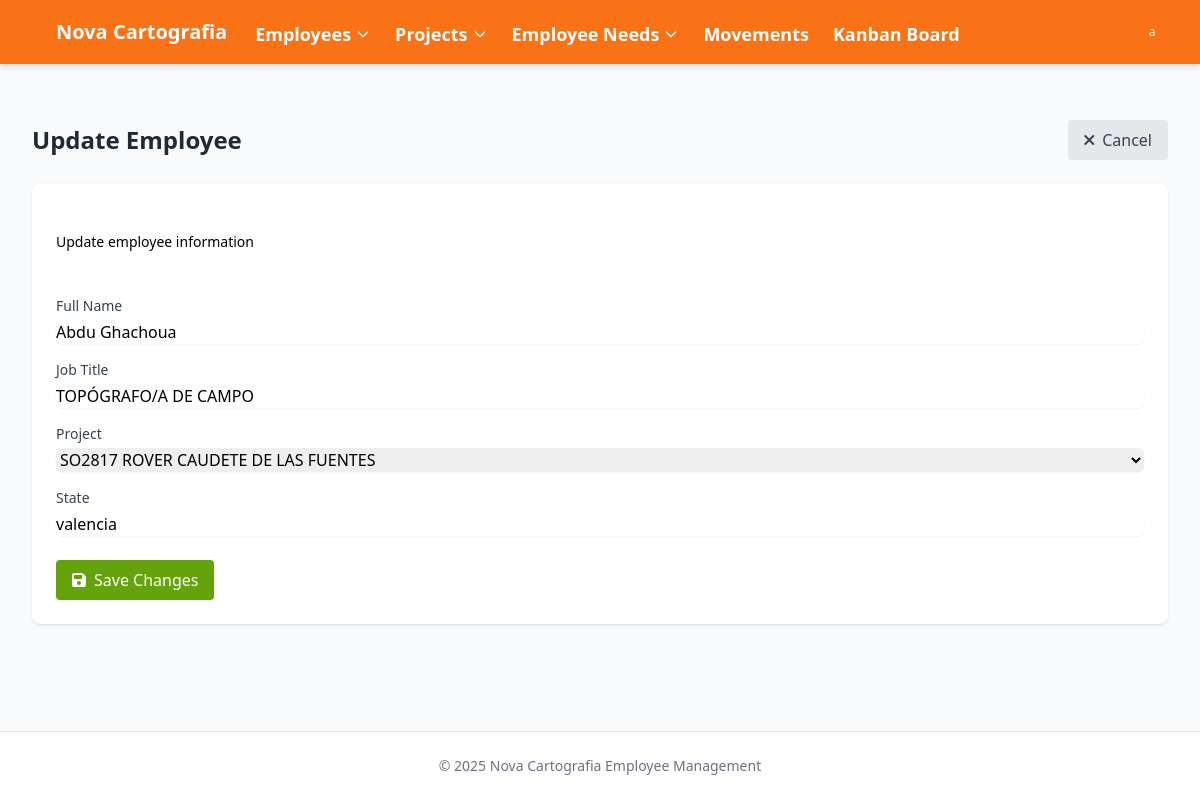
Before: /employees/1/edit/ (signed in) with the older database file.
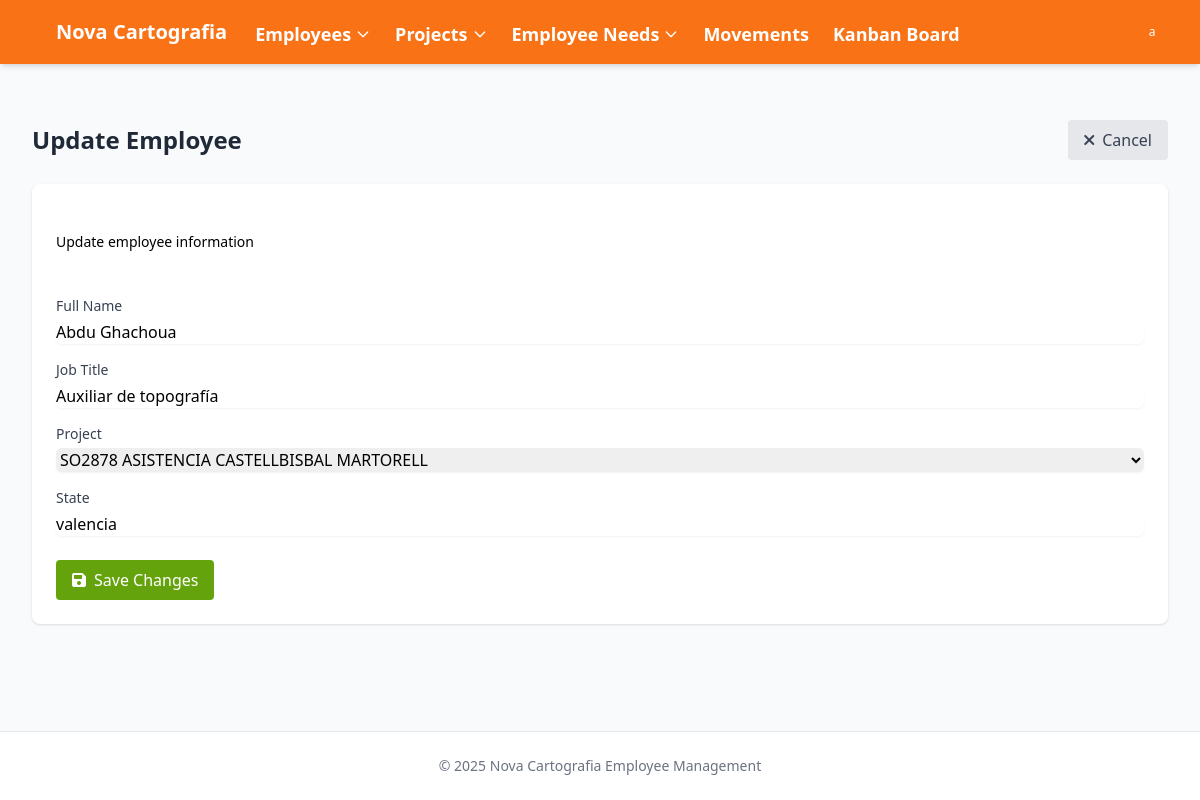
After: the same page with the newer database file.
### novacartografia_employee_management/models.py (models this page shows, shortened)
class Employee(models.Model):
    name = models.CharField(max_length=100)
    job = models.CharField(max_length=100)
    project_id = models.ForeignKey(Project, on_delete=models.SET_NULL, related_name='employee_set', blank=True, null=True)
    state = models.CharField(max_length=50, default='valencia',
            choices=[
                ('alava', 'Álava'),
                ('albacete', 'Albacete'),
                ('alicante', 'Alicante'),
                ('almeria', 'Almería'),
                ('asturias', 'Asturias'),
                ('avila', 'Ávila'),
                ('badajoz', 'Badajoz'),
                ('barcelona', 'Barcelona'),
                ('burgos', 'Burgos'),
                ('caceres', 'Cáceres'),
                ('cadiz', 'Cádiz'),
                ('cantabria', 'Cantabria'),
                ('castellon', 'Castellón'),
                ('ceuta', 'Ceuta'),
                ('ciudad_real', 'Ciudad Real'),
                ('cordoba', 'Córdoba'),
                ('cuenca', 'Cuenca'),
                ('gerona', 'Gerona'),
                ('granada', 'Granada'),
                ('guadalajara', 'Guadalajara'),
                ('guipuzcoa', 'Guipúzcoa'),
                ('huelva', 'Huelva'),
                ('huesca', 'Huesca'),
                ('islas_baleares', 'Islas Baleares'),
                ('jaen', 'Jaén'),
                ('la_coruna', 'La Coruña'),
                ('la_rioja', 'La Rioja'),
                ('las_palmas', 'Las Palmas'),
                ('leon', 'León'),
                ('lerida', 'Lérida'),
                ('lugo', 'Lugo'),
                ('madrid', 'Madrid'),
                ('malaga', 'Málaga'),
                ('melilla', 'Melilla'),
                ('murcia', 'Murcia'),
                ('navarra', 'Navarra'),
                ('orense', 'Orense'),
                ('palencia', 'Palencia'),
                ('pontevedra', 'Pontevedra'),
                ('salamanca', 'Salamanca'),
                ('santa_cruz_de_tenerife', 'Santa Cruz de Tenerife'),
                ('segovia', 'Segovia'),
                ('sevilla', 'Sevilla'),
                ('soria', 'Soria'),
                ('tarragona', 'Tarragona'),
                ('teruel', 'Teruel'),
                ('toledo', 'Toledo'),
                ('valencia', 'Valencia'),
                ('valladolid', 'Valladolid'),
                ('vizcaya', 'Vizcaya'),
                ('zamora', 'Zamora'),
                ('zaragoza', 'Zaragoza'),])

### novacartografia_employee_management/views.py (the view)
# urls.py: path('employees/<int:pk>/edit/', views.employee_update, name='employee_update'),
@login_required
def employee_update(request, pk):
    employee = get_object_or_404(Employee, pk=pk)
    if request.method == 'POST':
        form = EmployeeForm(request.POST, instance=employee)
        if form.is_valid():
            form.save()
            messages.success(request, f'Employee "{employee.name}" has been updated successfully.')
            return redirect('kanban_board')
    else:
        form = EmployeeForm(instance=employee)
    return render(request, 'novacartografia_employee_management/employee_form.html', {
        'form': form,
        'employee': employee,
        'title': 'Update Employee',
        'button_text': 'Save Changes',
        'is_new': False
    })

### novacartografia_employee_management/forms.py (shortened to what this page needs)
class EmployeeForm(forms.ModelForm):
    class Meta:
        model = Employee
        fields = ['name', 'job', 'project_id', 'state']
        labels = {
            'name': 'Full Name',
            'job': 'Job Title',
            'project_id': 'Project',
            'state': 'State'
        }
        widgets = {
            'name': forms.TextInput(attrs={'placeholder': 'Enter employee name'}),
            'job': forms.TextInput(attrs={'placeholder': 'Enter job title'}),
            'project': forms.Select(attrs={'placeholder': 'Select project'}),
            'state': forms.TextInput(attrs={'placeholder': 'Enter state'}),
        }
    def __init__(self, *args, **kwargs):
        super().__init__(*args, **kwargs)
        for field_name, field in self.fields.items():
            field.widget.attrs.update({
                'class': 'mt-1 block w-full rounded-md border-gray-300 shadow-sm focus:border-primary-300 focus:ring focus:ring-primary-200 focus:ring-opacity-50',
                'placeholder': field.label,
            })

### novacartografia_employee_management/models.py (called while the page is built)
    def __str__(self):
        return self.name

### templates/novacartografia_employee_management/employee_form.html (shortened to what this page needs)
{% extends "base.html" %}
{% block content %}
<div class="mb-6 flex justify-between items-center">
    <h2 class="text-2xl font-bold text-gray-800">{{ title }}</h2>
    <div>
        {% if not is_new %}
            <a href="{% url 'employee_detail' employee.id %}" class="bg-gray-200 hover:bg-gray-300 text-gray-700 font-medium py-2 px-4 rounded flex items-center">
                <i class="fas fa-times mr-2"></i> Cancel
            </a>
        {% else %}
            <a href="{% url 'employee_list' %}" class="bg-gray-200 hover:bg-gray-300 text-gray-700 font-medium py-2 px-4 rounded flex items-center">
                <i class="fas fa-times mr-2"></i> Cancel
            </a>
        {% endif %}
    </div>
</div>
<div class="bg-white shadow overflow-hidden sm:rounded-lg">
    <div class="px-4 py-5 sm:px-6 bg-primary-600">
        <h3 class="text-lg leading-6 font-medium text-white">Employee Information</h3>
        <p class="mt-1 max-w-2xl text-sm text-primary-100">
            {% if is_new %}
                Enter the details for the new employee
            {% else %}
                Update employee information
            {% endif %}
        </p>
    </div>
    <div class="px-4 py-5 sm:p-6">
        <form method="post">
            {% for field in form %}
                <div class="mb-4">
                    <label for="{{ field.id_for_label }}" class="block text-sm font-medium text-gray-700">
                        {{ field.label }}
                    </label>
                    {{ field }}
                </div>
            {% endfor %}
            <div class="mt-6">
                <button type="submit" class="bg-lime-600 hover:bg-lime-700 text-white font-medium py-2 px-4 rounded flex items-center">
                    <i class="fas fa-save mr-2"></i> {{ button_text }}
                </button>
            </div>
        </form>
    </div>
</div>
{% endblock %}

Changed rows visible on the page:
changed Employee "Abdu Ghachoua": job "TOPÓGRAFO/A DE CAMPO" → "Auxiliar de topografía"; project_id "SO2817 ROVER CAUDETE DE LAS FUENTES" → "SO2878 ASISTENCIA CASTELLBISBAL MARTORELL"
